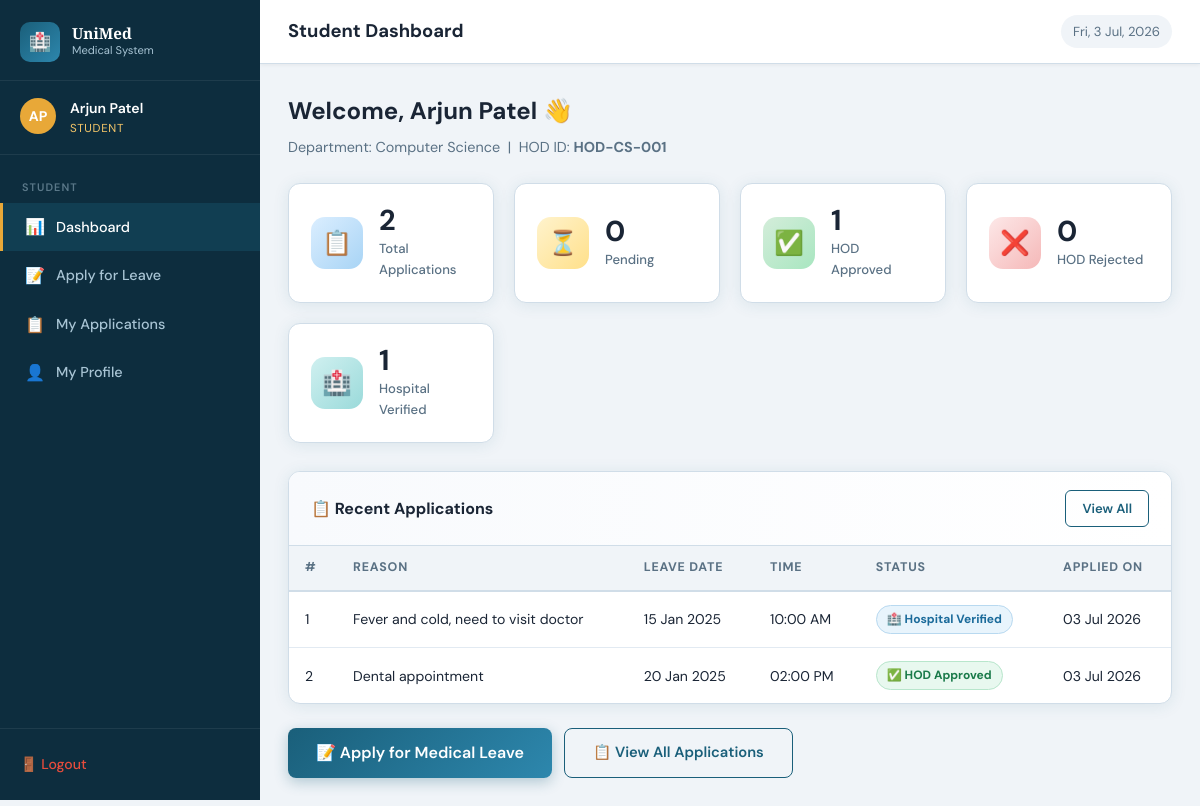
The app's page /student/dashboard.php (signed in) with its own data.
### tables this page shows
CREATE TABLE IF NOT EXISTS applications (
    id INT AUTO_INCREMENT PRIMARY KEY,
    student_id INT NOT NULL,
    hod_id VARCHAR(20) NOT NULL,
    reason TEXT NOT NULL,
    leave_date DATE NOT NULL,
    leave_time TIME NOT NULL,
    status ENUM('pending','hod_approved','hod_rejected','receptionist_verified') DEFAULT 'pending',
    hod_remark TEXT DEFAULT NULL,
    receptionist_remark TEXT DEFAULT NULL,
    hod_action_at DATETIME DEFAULT NULL,
    receptionist_action_at DATETIME DEFAULT NULL,
    created_at DATETIME DEFAULT CURRENT_TIMESTAMP,
    FOREIGN KEY (student_id) REFERENCES users(id) ON DELETE CASCADE
);

### student/dashboard.php (the view, shortened to what this page needs)
<?php
require_once '../config/helpers.php';
$db = getDB();
$uid = $_SESSION['user_id'];
$counts = ['total'=>0,'pending'=>0,'hod_approved'=>0,'hod_rejected'=>0,'receptionist_verified'=>0];
$stmt = $db->prepare("SELECT status, COUNT(*) as cnt FROM applications WHERE student_id=? GROUP BY status");
$stmt->bind_param("i", $uid);
$stmt->execute();
$rows = $stmt->get_result();
while ($r = $rows->fetch_assoc()) {
    $counts['total'] += $r['cnt'];
    $counts[$r['status']] = $r['cnt'];
}
$stmt2 = $db->prepare("SELECT * FROM applications WHERE student_id=? ORDER BY created_at DESC LIMIT 5");
$stmt2->bind_param("i", $uid);
$stmt2->execute();
$recent = $stmt2->get_result()->fetch_all(MYSQLI_ASSOC);
?>
<!DOCTYPE html>
<html lang="en">
<head>
<link rel="stylesheet" href="../assets/css/style.css">
</head>
<body>
<div class="layout">
<?php include '../config/sidebar.php'; ?>
<div class="main-content">
    <div class="topbar">
        <div class="topbar-left">
            <h2>Student Dashboard</h2>
        </div>
        <div class="topbar-right">
            <span class="topbar-date" id="currentDate"></span>
        </div>
    </div>
    <div class="page-body">
        <p class="page-title">Welcome, <?= sanitize($_SESSION['name']) ?> 👋</p>
        <p class="page-subtitle">Department: <?= sanitize($_SESSION['department'] ?? 'N/A') ?> &nbsp;|&nbsp; HOD ID: <strong><?= sanitize($_SESSION['hod_id'] ?? 'N/A') ?></strong></p>
        <div class="stats-grid">
            <div class="stat-card">
                <div class="stat-icon blue">📋</div>
                <div class="stat-info">
                    <div class="stat-num"><?= $counts['total'] ?></div>
                    <div class="stat-label">Total Applications</div>
                </div>
            </div>
            <div class="stat-card">
                <div class="stat-icon yellow">⏳</div>
                <div class="stat-info">
                    <div class="stat-num"><?= $counts['pending'] ?></div>
                    <div class="stat-label">Pending</div>
                </div>
            </div>
            <div class="stat-card">
                <div class="stat-icon green">✅</div>
                <div class="stat-info">
                    <div class="stat-num"><?= $counts['hod_approved'] ?></div>
                    <div class="stat-label">HOD Approved</div>
                </div>
            </div>
            <div class="stat-card">
                <div class="stat-icon red">❌</div>
                <div class="stat-info">
                    <div class="stat-num"><?= $counts['hod_rejected'] ?></div>
                    <div class="stat-label">HOD Rejected</div>
                </div>
            </div>
            <div class="stat-card">
                <div class="stat-icon teal">🏥</div>
                <div class="stat-info">
                    <div class="stat-num"><?= $counts['receptionist_verified'] ?></div>
                    <div class="stat-label">Hospital Verified</div>
                </div>
            </div>
        </div>
        <div class="card">
            <div class="card-header">
                <h3>📋 Recent Applications</h3>
                <a href="history.php" class="btn btn-outline btn-sm">View All</a>
            </div>
            <div class="card-body" style="padding:0;">
                <?php if (empty($recent)): ?>
                <div class="empty-state">
                    <div class="empty-icon">📭</div>
                    <h3>No applications yet</h3>
                    <p>Apply for medical leave to get started.</p>
                    <br><a href="apply.php" class="btn btn-primary" style="width:auto;padding:10px 24px;">Apply Now</a>
                </div>
                <?php else: ?>
                <div class="table-wrap">
                <table>
                    <thead><tr>
                        <th>#</th>
                        <th>Reason</th>
                        <th>Leave Date</th>
                        <th>Time</th>
                        <th>Status</th>
                        <th>Applied On</th>
                    </tr></thead>
                    <tbody>
                    <?php foreach ($recent as $i => $app): ?>
                    <tr>
                        <td><?= $i+1 ?></td>
                        <td><?= sanitize(substr($app['reason'],0,50)) . (strlen($app['reason'])>50?'...':'') ?></td>
                        <td><?= date('d M Y', strtotime($app['leave_date'])) ?></td>
                        <td><?= date('h:i A', strtotime($app['leave_time'])) ?></td>
                        <td><?= statusBadge($app['status']) ?></td>
                        <td><?= date('d M Y', strtotime($app['created_at'])) ?></td>
                    </tr>
                    <?php endforeach; ?>
                    </tbody>
                </table>
                </div>
                <?php endif; ?>
            </div>
        </div>
        <div style="display:flex;gap:12px;flex-wrap:wrap;">
            <a href="apply.php" class="btn btn-primary" style="width:auto;padding:12px 28px;">📝 Apply for Medical Leave</a>
            <a href="history.php" class="btn btn-outline" style="padding:12px 28px;">📋 View All Applications</a>
        </div>
    </div>
</div>
</div>
</body>
</html>

### config/helpers.php (shortened to what this page needs)
<?php
function sanitize($str) {
    return htmlspecialchars(strip_tags(trim($str)));
}
function statusBadge($status) {
    $map = [
        'pending'               => ['label' => '⏳ Pending',            'class' => 'badge-pending'],
        'hod_approved'          => ['label' => '✅ HOD Approved',        'class' => 'badge-approved'],
        'hod_rejected'          => ['label' => '❌ HOD Rejected',        'class' => 'badge-rejected'],
        'receptionist_verified' => ['label' => '🏥 Hospital Verified',   'class' => 'badge-verified'],
    ];
    $s = $map[$status] ?? ['label' => ucfirst($status), 'class' => 'badge-pending'];
    return '<span class="badge ' . $s['class'] . '">' . $s['label'] . '</span>';
}
?>

### records on screen
applications: reason "Fever and cold, need to visit doctor", leave_date "15 Jan 2025", leave_time "10:00 AM", status "🏥 Hospital Verified", created_at "03 Jul 2026"
applications: reason "Dental appointment", leave_date "20 Jan 2025", leave_time "02:00 PM", status "✅ HOD Approved", created_at "03 Jul 2026"

### other values on screen
getInitials($_SESSION['name']) "AP"
$_SESSION['name'] "Arjun Patel"
roleName($_SESSION['role']) "STUDENT"
$_SESSION['department'] "Computer Science"
$_SESSION['hod_id'] "HOD-CS-001"
$counts['total'] "2"
$counts['pending'] "0"
$counts['hod_approved'] "1"
$counts['hod_rejected'] "0"
$counts['receptionist_verified'] "1"
